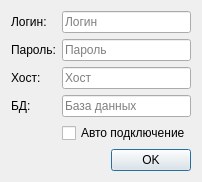
<?xml version="1.0" encoding="UTF-8"?>
<ui version="4.0">
 <class>connectForm</class>
 <widget class="QDialog" name="connectForm">
  <property name="geometry">
   <rect>
    <x>0</x>
    <y>0</y>
    <width>186</width>
    <height>168</height>
   </rect>
  </property>
  <property name="windowTitle">
   <string>Настройки подключения</string>
  </property>
  <layout class="QGridLayout" name="gridLayout">
   <item row="0" column="0">
    <widget class="QLabel" name="labelLogin">
     <property name="text">
      <string>Логин:</string>
     </property>
    </widget>
   </item>
   <item row="0" column="1">
    <widget class="QLineEdit" name="lineEditLogin">
     <property name="placeholderText">
      <string>Логин</string>
     </property>
    </widget>
   </item>
   <item row="1" column="0">
    <widget class="QLabel" name="labelPassw">
     <property name="text">
      <string>Пароль:</string>
     </property>
    </widget>
   </item>
   <item row="1" column="1">
    <widget class="QLineEdit" name="lineEditPassw">
     <property name="placeholderText">
      <string>Пароль</string>
     </property>
    </widget>
   </item>
   <item row="2" column="0">
    <widget class="QLabel" name="labelHost">
     <property name="text">
      <string>Хост:</string>
     </property>
    </widget>
   </item>
   <item row="2" column="1">
    <widget class="QLineEdit" name="lineEditHost">
     <property name="placeholderText">
      <string>Хост</string>
     </property>
    </widget>
   </item>
   <item row="3" column="0">
    <widget class="QLabel" name="labelDbName">
     <property name="text">
      <string>БД:</string>
     </property>
    </widget>
   </item>
   <item row="3" column="1">
    <widget class="QLineEdit" name="lineEditDbName">
     <property name="placeholderText">
      <string>База данных</string>
     </property>
    </widget>
   </item>
   <item row="4" column="1">
    <widget class="QCheckBox" name="checkBoxIsAutoConnect">
     <property name="text">
      <string>Авто подключение</string>
     </property>
    </widget>
   </item>
   <item row="5" column="0" colspan="2">
    <widget class="QDialogButtonBox" name="buttonBox">
     <property name="orientation">
      <enum>Qt::Horizontal</enum>
     </property>
     <property name="standardButtons">
      <set>QDialogButtonBox::Ok</set>
     </property>
    </widget>
   </item>
  </layout>
 </widget>
 <resources/>
 <connections/>
</ui>
